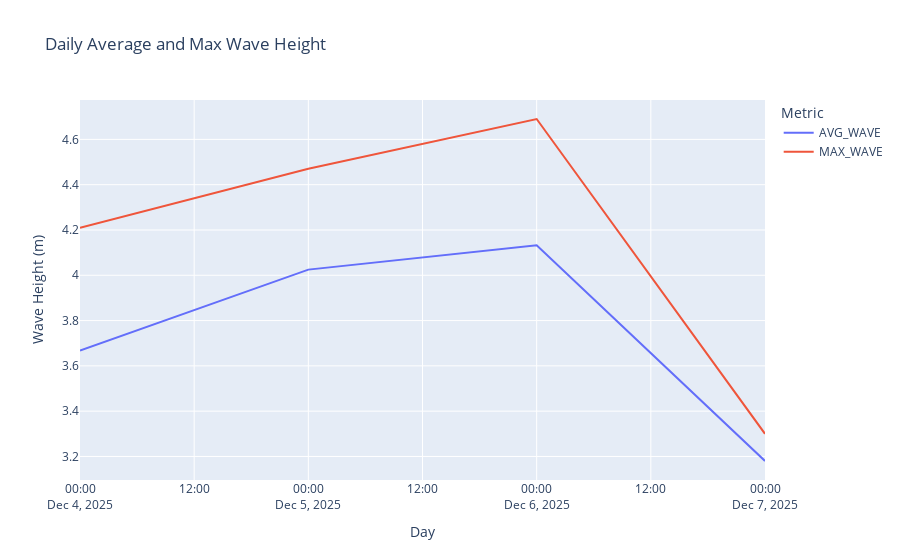

The notebook cell this image was saved under:
### Code cell
fig = px.line(
    daily_pdf,
    x="DAY",
    y=["AVG_WAVE", "MAX_WAVE"],
    title="Daily Average and Max Wave Height",
    labels={"DAY": "Day", "value": "Wave Height (m)", "variable": "Metric"}
)
fig.show()

### Figure 1 — Plotly figure (JSON) as saved in the notebook; plotly's stock layout.template omitted (floating-point values rounded to 4 significant figures)
{"data": [{"hovertemplate": "Metric=AVG_WAVE<br>Day=%{x}<br>Wave Height (m)=%{y}<extra></extra>", "legendgroup": "AVG_WAVE", "line": {"color": "#636efa", "dash": "solid"}, "marker": {"symbol": "circle"}, "mode": "lines", "name": "AVG_WAVE", "orientation": "v", "showlegend": true, "type": "scatter", "x": ["2025-12-04", "2025-12-05", "2025-12-06", "2025-12-07"], "xaxis": "x", "y": [3.668, 4.025, 4.132, 3.18], "yaxis": "y"}, {"hovertemplate": "Metric=MAX_WAVE<br>Day=%{x}<br>Wave Height (m)=%{y}<extra></extra>", "legendgroup": "MAX_WAVE", "line": {"color": "#EF553B", "dash": "solid"}, "marker": {"symbol": "circle"}, "mode": "lines", "name": "MAX_WAVE", "orientation": "v", "showlegend": true, "type": "scatter", "x": ["2025-12-04", "2025-12-05", "2025-12-06", "2025-12-07"], "xaxis": "x", "y": [4.21, 4.47, 4.69, 3.3], "yaxis": "y"}], "layout": {"legend": {"title": {"text": "Metric"}, "tracegroupgap": 0}, "title": {"text": "Daily Average and Max Wave Height"}, "xaxis": {"anchor": "y", "domain": [0, 1], "title": {"text": "Day"}}, "yaxis": {"anchor": "x", "domain": [0, 1], "title": {"text": "Wave Height (m)"}}}}
